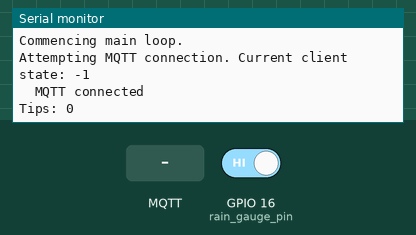
This sketch was run on a simulated ESP32. Parts: the last lines printed to the serial monitor. The inputs (shaded band) are chosen by the test bench; at power-on: GPIO 16 (rain_gauge_pin) HIGH. WiFi joins after 1.5 s; servers stay silent unless stated; EEPROM starts erased; no MQTT or app messages arrive unless stated.

Above: at 3.7 s.
3.8 s: MQTT message "1" arrives on the first subscribed topic
At 5.3 s:
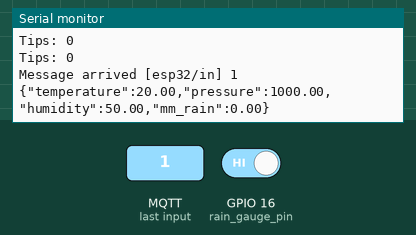
6.0 s: MQTT message "on" arrives on the first subscribed topic
At 7.1 s:
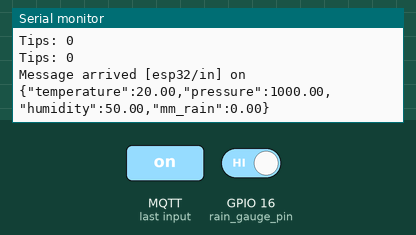
8.0 s: MQTT message "off" arrives on the first subscribed topic
At 9.4 s:
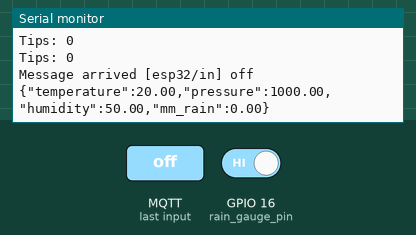
10.0 s: GPIO 16 (rain_gauge_pin) driven LOW
At 11.4 s:
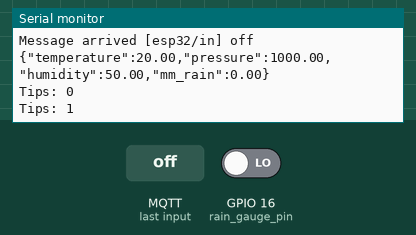

The sketch:

ESP32_WeatherStation.ino
```cpp
/*
  ESP32_WeatherStation
  Auther: Dane Lennon
  Date: 2022-11-22

  Description:
    Connects to wifi and and an MQTT server as a client. Subscribes to a topic and waits
    for the callback function of this topic to be fired. Inside the callback function,
    Weather Station data is collected and published to a second MQTT topic.

*/

#include <WiFi.h>
#include <PubSubClient.h>

// BME280 includes
#include <Wire.h>
#include <Adafruit_Sensor.h>
#include <Adafruit_BME280.h>

// include library to read and write from flash memory
#include <EEPROM.h>

#define NUM_BOOTS_SIZE 4
#define BOOT_REASON_SIZE 20
#define EEPROM_SIZE NUM_BOOTS_SIZE + BOOT_REASON_SIZE
#define EEPROM_ADDR 0  //EEPROM address to start reading from
struct BootData {
  uint32_t num_boots;             // 4 bytes
  char reason[BOOT_REASON_SIZE];  // 20 bytes
};                                // total: 14 bytes

BootData boot_data;
Adafruit_BME280 bme;  // I2C

// Davis rain gauge variables
const int rain_gauge_pin = 16;  // pin used for the tipping bucket rain gauge - attached to internal pull-up resistor
int tips = 0;                   // the number of tips

// variables needed to de-bounce the rain gauge
int tip_state;                       // the current reading from the input pin
int last_tip_state = LOW;            // the previous reading from the input pin
unsigned long last_tip = 0;          // the last time the rain guage was tipped
unsigned long debounce_delay = 500;  // the debounce time; increase if the output flickers

// Replace the next variables with your SSID/Password combination
const char* ssid = "The Retreat";
const char* password = "DandE25042016";
const char* mqtt_server = "192.168.1.22";
//  const char* ssid = "equip";
//  const char* password = "Yoloforever";
// const char* mqtt_server = "mqtt.thelennons.synology.me";
IPAddress local_IP(192, 168, 1, 40);
IPAddress gateway(192, 168, 1, 1);
IPAddress subnet(255, 255, 255, 0);
IPAddress primaryDNS(8, 8, 8, 8);
IPAddress secondaryDNS(8, 8, 4, 4);

// Callback function header
void callback(char* topic, byte* payload, unsigned int length);

WiFiClient espClient;
PubSubClient client(mqtt_server, 1883, callback, espClient);

/*
   Clear the EEPROM and reset all memory bytes back to 0
*/
void reset_eeprom() {
  for (int i = 0; i < EEPROM.length(); i++) {
    EEPROM.write(i, 0);
  }
}

void update_boot_data(String reboot_reason) {
  boot_data.num_boots++;                                          // increment the boot count
  reboot_reason.toCharArray(boot_data.reason, BOOT_REASON_SIZE);  // Copy the reason into the struct

  EEPROM.put(EEPROM_ADDR, boot_data);  // save the struct into eeprom
  EEPROM.commit();                     // commit the data to eeprom
  Serial.println("Written: " + String(boot_data.num_boots) + ", " + String(boot_data.reason));
}

void reboot(String reboot_reason) {
  update_boot_data(reboot_reason);
  ESP.restart();
}

bool out_of_range(float value, float min, float max) {
  if (value < min) {
    return true;
  }
  if (value > max) {
    return true;
  }
  return false;
}

void callback(char* topic, byte* payload, unsigned int length) {
  Serial.print("Message arrived [");
  Serial.print(topic);
  Serial.print("] ");
  for (int i = 0; i < length; i++) {
    Serial.print((char)payload[i]);
  }
  Serial.println();

  float temp, pressure, rh;
  int attempts_left = 5;
  //get_bme_values(temp, pressure, rh);
  temp = 20;
  pressure = 1000;
  rh = 50;

  while (out_of_range(temp, 0, 60) || out_of_range(pressure, 800, 1200) || out_of_range(rh, 0, 100)) {
    //get_bme_values(temp, pressure, rh);
    if (attempts_left-- <= 0) {
      Serial.println("BME280 not reporting valid values, rebooting esp32 now.");
      reboot("BME280 values");
    }
  }
  float mm_rain = 0.2 * tips;
  tips = 0;  // reset the accumlator of tips to 0

  String json_package = "{\"temperature\":" + String(temp) + ",\"pressure\":" + String(pressure) + ",\"humidity\":" + String(rh) + ",\"mm_rain\":" + String(mm_rain) + "}";
  const char* to_pub = json_package.c_str();
  Serial.println(to_pub);
  client.publish("esp32/out", to_pub);
}

// this code fires each time a tip occurs in the tipping bucket rain gauge
// The IRAM_ATTR identifier is recommended by Espressif in order to place
// this piece of code in the internal RAM memory instead of the flash.
void IRAM_ATTR Ext_INT1_ISR() {
  if ((millis() - last_tip) > debounce_delay) {
    // whatever the reading is at, it's been there for longer than the debounce
    // delay, so take it as the actual current state:
    tips += 1;            // add one tip
    last_tip = millis();  // reset the debouncing timer
  }
}

void setup_rain_guage() {
  pinMode(rain_gauge_pin, INPUT);
  attachInterrupt(rain_gauge_pin, Ext_INT1_ISR, FALLING);
}

// void setup_bme280() {
//   Serial.println(F("Setup BME280"));

//   bool status;

//   // default settings
//   int attempts_left = 10;
//   while (attempts_left >= 0) {
//     Serial.print("Attempts left: ");
//     Serial.print(attempts_left--);
//     Serial.print(":");
//     status = bme.begin(0x77);
//     if (!status) {
//       Serial.println("Could not find a valid BME280 sensor, check wiring!");
//       delay(1000);
//     } else {
//       Serial.println("Found a BME280.");
//       break;
//     }
//   }
//   if (attempts_left <= 0) {
//     Serial.println("Could not find a BME280, rebooting esp32 now.");
//     reboot("BME280 failed");
//   }
//   Serial.println();
// }

// void get_bme_values(float& temp, float& pressure, float& rh) {
//   temp = bme.readTemperature();
//   Serial.println("Temp: " + String(temp));
//   pressure = bme.readPressure() / 100.0F;
//   Serial.println("pressure: " + String(pressure));
//   rh = bme.readHumidity();
//   Serial.println("rh: " + String(rh));
//   Serial.print("Temperature = ");
//   Serial.print(temp);
//   Serial.println(" *C");

//   Serial.print("Pressure = ");
//   Serial.print(pressure);
//   Serial.println(" hPa");

//   Serial.print("Humidity = ");
//   Serial.print(rh);
//   Serial.println(" %");

//   Serial.println();
// }


void setup_wifi() {
  delay(10);
  // We start by connecting to a WiFi network
  Serial.println();
  Serial.print("Connecting to ");
  Serial.println(ssid);

  WiFi.config(local_IP, gateway, subnet, primaryDNS, secondaryDNS);
  WiFi.setAutoReconnect(true);
  WiFi.begin(ssid, password);
  delay(1500);  // allow time for wifi to startup
  int attempts_left = 200;
  int num_dots_per_line = 60;
  Serial.println("Trying to reconnect to WiFi network...");
  while (WiFi.status() != WL_CONNECTED && --attempts_left >= 0) {
    delay(100);
    Serial.print(".");
    if (--num_dots_per_line <= 0) {
      Serial.println();
      num_dots_per_line = 60;
    }
  }
  if (WiFi.status() != WL_CONNECTED) {
    Serial.println("Wifi not able to connect, rebooting device.");
    reboot("wifi failed");
  }

  if (WiFi.getSleep() == true) {
    WiFi.setSleep(false);
    Serial.println("WiFi Sleep is now deactivated.");
  }

  Serial.println("");
  Serial.println("WiFi connected");
  Serial.println("IP address: ");
  Serial.println(WiFi.localIP());
}


void connect_to_mqtt() {
  client.setKeepAlive(60);
  int client_state = client.state();
  // Loop until we're reconnected
  int attempts_left = 5;
  Serial.print("Attempting MQTT connection. Current client state: ");
  Serial.println(String(client_state));
  while (!client.connected() && --attempts_left >= 0) {
    // Attempt to connect
    if (client.connect("esp32Client", "dane-lennon", "aj3eu9Vjb3")) {
      Serial.println("\tMQTT connected");
      // Subscribe
      client.subscribe("esp32/in");
      // no need to break because client.connected() will now return true
    } else {
      Serial.print("\tfailed, rc=");
      Serial.print(client.state());

      Serial.print(" trying again in 5 seconds. ");
      Serial.print("Attempts left: ");
      Serial.println(attempts_left);
      // Wait 5 seconds before retrying
      delay(5000);
    }
  }
  if (attempts_left <= 0) {
    int client_state = client.state();
    Serial.println("MQTT not able to connect, rebooting esp32 now.");
    reboot("MQTT: " + String(client_state));
  }

  // if we successfully reconnected to mqtt, post a debug message
  String out_msg = "MQTT reconnected. Boot num:" + String(boot_data.num_boots) + ", Reboot reason:" + String(boot_data.reason);
  const char* to_pub = out_msg.c_str();
  client.publish("esp32/out/debug", to_pub);
}


void setup_eeprom() {
  EEPROM.begin(EEPROM_SIZE);  // initialize EEPROM with predefined size
  // reset_eeprom(); // uncomment to clear the eeprom memory and reset all bytes back to 0
  EEPROM.get(EEPROM_ADDR, boot_data);  // read the last state from flash memory
  Serial.println("Boot data read after reboot: " + String(boot_data.num_boots) + ", " + String(boot_data.reason));
}


void setup() {
  Serial.begin(115200);
  delay(1000);
  setup_eeprom();  // Note: do this step first because it reads the boot_data out of eeprom and into a global variable
  setup_wifi();
  //setup_bme280();
  setup_rain_guage();

  // float temp, pressure, rh;
  // get_bme_values(temp, pressure, rh);
  Serial.println("Commencing main loop.");
}


void loop() {
  if (WiFi.status() == WL_CONNECTED) {  //Connected to WiFi
    if (!client.connected()) {
      connect_to_mqtt();
    }
    // Client.loop() should be called on a regular basis,  in order to allow the client to process incoming messages and maintain the connection to the MQTT server.
    client.loop();
    client.publish("esp32/out/keepalive", "keepalive");  // this is done to force the connection to remain open.
    delay(1000);
  } else {  //WiFi not connected, try to reconnect
    setup_wifi();
  }
  Serial.print("Tips: ");
  Serial.println(tips);
}
```

Measured:
- after the input at 3.8 s, the serial monitor: prints a new line after 0.77 s (image 1)
- after the input at 6.0 s, the serial monitor: prints a new line after 0.58 s (image 2)
- after the input at 8.0 s, the serial monitor: prints a new line after 0.59 s (image 3)
- after the input at 10.0 s, the serial monitor: prints a new line after 0.59 s (image 4)
